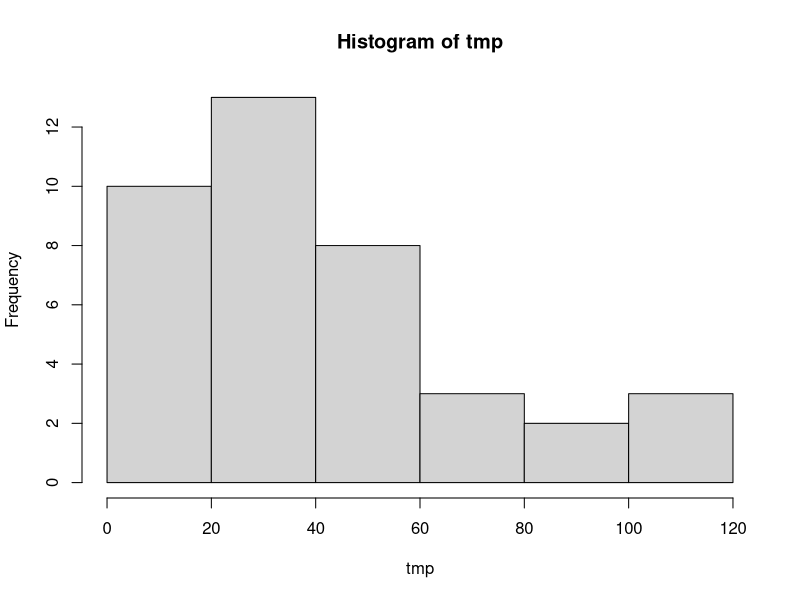

Source code (R): (Note: this script raises an error after producing the figure.)
## ---- chunk 1
#library(doBy)
#library(lme4)
# library(coefplot2)# this no longer exists for R version 3.1.1
#library(coefplot)# hopefully this has the same functionality...
#require(data.table)
## ---- chunk 2
data<-read.table('e4_trimmedData.txt',header=T)
## ---- chunk 3
data$total<-data$Mvabund + data$pavi + data$sobi
data$bk<-as.factor(data$bk)
data$compabund<-data$pavi + data$sobi
## ---- chunk 4
Empty<-data[data$type=='Empty',]
Mivi<-data[data$type=='Mivi',]
Pavi<-data[data$type=='Pavi',]
Sobi<-data[data$type=='Sobi',]
CompEmpty<-data[data$type=='CompEmpty',]
CompPavi<-data[data$type=='CompPavi',]
CompSobi<-data[data$type=='CompSobi',]
## ---- chunk 5
datam<-rbind(Empty, Pavi, Sobi, Mivi)
#make a column for monoculture/unplanted categories
datam$plant<-rep(NA,length(datam$type)) #key: 1= Unplanted, 2=M.v., 3= P.v., 4=S.b.
datam[which(datam$type=='Empty'),19]<-1 
datam[which(datam$type=='Mivi'),19]<-2
datam[which(datam$type=='Pavi'),19]<-3
datam[which(datam$type=='Sobi'),19]<-4
#xs
plant<-datam$plant
plantlabels<-c('Unplanted','M.v.','P.v.','S.b.')
bk<-datam$bk
#ys
soilmoi<-datam$soilmoi
nodi<-datam$nodi
nitrifd<-datam$nitrifd
#other
total<-datam$total
tmp<-total; hist(tmp); shapiro.test(tmp) #not normal, but better than log-transformed
compabund<-data$compabund

datamf<-data.frame(total, soilmoi, nodi, nitrifd, plant, bk)
head(datamf)
#write.table(datamf, file='datamf.txt', sep='\t', row.names=F)
## ---- chunk 6

#initiate lists
sums<-list()
models<-list()
modelfits<-list()
termeffs<-numeric(0)
lm.pvals<-list()
tukys<-list()

###looped through each panel (soil measurement)
i<-1
resps<-datamf[,c(1:4)]
shortnames<-c('total','soilmoi','nodi','nitrifd')
resp<-resps[,i] #pull out the correct soil measurement column
data<-data.frame(resp,plant,bk) #put it into a simplified df with just bk and the type of monoculture it is (plant)
  
#Part 1 - summarize
dat<-data.table(data) # require(data.table) is needed for this to work

sum<-dat[,list(mean = mean(resp), 
                 se = sd(resp)/sqrt(length(resp)), 
                 n = length(resp)),
         by = plant]
sum1<-orderBy(~plant,sum)
sum1$plant<-plantlabels	
sums[[i]]<-sum1

#Part 2 - lme model
trt<-as.factor(plant)
data1<-data.frame(resp, trt,bk)
model <- lmer(resp ~ trt+(1|bk), data=data1)

#collect model info
##random effects
### Var
REvar<-as.data.frame(VarCorr(model))[,'vcov']
### SD
REsd<-as.data.frame(VarCorr(model))[,'sdcor']
### names of the random effect levels
RElevels<-as.data.frame(VarCorr(model))[,1]

##fixed effects
### Est
FEest<-fixef(model)
### SE
FEsderr <- sqrt(diag(vcov(model))) #std err
### t value
t <- FEest/FEsderr 
### names of the fixed effect levels
FElevels<-names(FEest)

#run the reduced model
modela<- lmer(resp ~ 1+(1|bk), data=data1)

#compare the full and reduced model with ANOVA
termeff<-anova(modela,model)
### delAIC
aic.model<-termeff[2,2] 
aic.modela<-termeff[1,2]
delAIC<-aic.model - aic.modela
### chisq
Chisq<-termeff[2,6]
### pval
anova.pval<-termeff[2,8]
### chisq df
ChisqDF<-termeff[2,7]
### model dfs
df.model<-termeff[1,1]
df.modela<-termeff[2,1]

#Part 2b - lm model and post-hoc tests
#fit lm
lm <- lm(resp ~ trt, data=data1)
lmfit<-aov(lm)

#save the anova pval and tuky pvals
lm.pval<-anova(lmfit)$'Pr(>F)'[1]
tuky<-TukeyHSD(lmfit)$trt
  
## ---- chunk 7
#Summary datatable
names(sums)<-shortnames
sumsdf<-data.frame(sums)
#write.table(sumsdf, file='summary_monos.txt', sep='\t', row.names=F)

#LME model summary

#LM model summary and posthoc test results



## ---- chunk 8
dataa<-rbind(CompEmpty, CompPavi, CompSobi)
dataa$logtotal<-log(dataa$total)

#make a column for trt (mvtrt x comptrt) - this is needed so that I can summarize within cross categories?
dataa$trt<-rep(NA,length(dataa$comptrt))
for (k in 1:dim(dataa)[1]){ #loop through each row in dataa
  mvname<-dataa[k,4] #make a character string out of mvtrt and comptrt
  compname<-dataa[k,3]
  trtname<-paste(mvname,compname, sep='_')
  dataa[k,20]<-trtname #put that character string into the trt col
}

#xs
logtotal<-dataa$logtotal
mvtrt<-dataa$Mvtrt 
comptrt<-dataa$comptrt
trt<-dataa$trt
bk<-dataa$bk

#make a mvtrt x comptrt column

#ys
soilmoi<-dataa$soilmoi 
nodi<-dataa$nodi
nhno<-dataa$nh.no
nitrifd<-dataa$nitrifd
minzd<-dataa$minzd

#other vars
abund<-dataa$Mvabund
relabund<-dataa$MVrelabund
compabund<-dataa$compabund
nhdi<-dataa$nhdi
totdi<-dataa$totdi
ammonifd<-dataa$ammonifd
total<-dataa$total

#why are there so many datasets?
dataaf<-data.frame(soilmoi, nodi, nitrifd, mvtrt,comptrt,trt,logtotal,bk,abund,relabund, compabund, total)
databf<-data.frame(nhdi, nodi, totdi,mvtrt,comptrt,trt,logtotal,bk,abund,relabund, compabund)
datacf<-data.frame(ammonifd, nitrifd, minzd,mvtrt,comptrt,trt,logtotal,bk,abund,relabund, compabund)
## ---- chunk 9
resps<-dataaf[,c(12,1:3)] #loop through these
respnames<-c('Total dry aboveground biomass (g)','Soil moisture (%)','Nitrate (ugN/G)','Net Nitrification (ugN/G*d)')
shortnames<-c('total','soilmoi','nodi','nitrifd')

#put this in a loop that goes through each soil response column, resps
i<-1  
resp<-resps[,i]
  data<-data.frame(resp,mvtrt,comptrt,trt,logtotal,bk)
  
#Part 1 - Summarize data
  dat<-data.table(data) # require(data.table) is needed for this to work
  sum.mvtrt<-dat[,list(mean=mean(resp), se=sd(resp)/sqrt(length(resp)), n=length(resp)),by=mvtrt]
  sum.comptrt<-dat[,list(mean=mean(resp), se=sd(resp)/sqrt(length(resp)), n=length(resp)),by=comptrt]
  sum.trt<-dat[,list(mean=mean(resp), se=sd(resp)/sqrt(length(resp)), n=length(resp)),by=trt]
  
sum.mvtrt1<-orderBy(~mvtrt,sum.mvtrt)
sum.comptrt1<-orderBy(~comptrt,sum.comptrt)
sum.trt1<-orderBy(~trt,sum.trt)
  
  #Part2 - lm model and tukey posthoc tests
#fit full model
lm <- lm(resp ~ mvtrt + comptrt + mvtrt:comptrt, data=data)
lmfit <- aov(lm)

#fit mvtrt only
lm.mvtrt <- lm(resp ~ mvtrt, data=data)
lmfit.mvtrt<-aov(lm.mvtrt)
tuky.mvtrt<-TukeyHSD(lmfit.mvtrt)$`mvtrt`

#fit comptrt only
lm.comptrt <- lm(resp ~ comptrt, data=data)
lmfit.comptrt<-aov(lm.comptrt)
tuky.comptrt<-TukeyHSD(lmfit.comptrt)$comptrt
  
#fit saturated model
lm.trt <- lm(resp ~ trt, data=data)
lmfit.trt<-aov(lm.trt)
tuky.trt<-TukeyHSD(lmfit.trt)$trt
  
respname<-rep(respnames[i],(dim(tuky.mvtrt)[1]+dim(tuky.comptrt)[1]+dim(tuky.trt)[1]))
contrast<-c(rownames(tuky.mvtrt),rownames(tuky.comptrt),rownames(tuky.trt))
tuky<-rbind(tuky.mvtrt,tuky.comptrt,tuky.trt)
lmfit<-cbind(respname,contrast,tuky)

#write.table(sumsdf, file='summary_mixedcomm.txt', sep='\t', row.names=F)
#write.table(tukystab, file='tukys_mixedcomm.txt', sep='\t', row.names=F)
## ---- chunk 10
data<-dataaf
logtotal<-dataaf$logtotal
comptrt<-dataaf$comptrt
mvtrt<-dataaf$mvtrt
dat<-data.table(data)

## ---- chunk 11

resps<-dataaf[,c(1:3)]
respnames<-c('Soil moisture (%)','Nitrate (ugN/G)','Nitrification\n(ugN/G*d)')
shortnames<-c('soilmoi','nodi','nitrifd')
yname1<-'Soil moisture (%)'
yname2<-expression(paste("Nitrate (",mu,"gN/G)"))
yname3<-expression(paste("Nitrification (",mu,"gN/G"%*%"d)"))  
resplabels<-c(yname1,yname2,yname3)

#loop through the soil responses, resps
i<-1
resp<-resps[,i]
  data<-data.frame(resp,mvtrt,comptrt,logtotal,bk)
  data1N<-subset(data, comptrt=='N')
  data1P<-subset(data, comptrt=='P')
  data1S<-subset(data, comptrt=='S')
  
#Model1
#fit mixed effects model, and reduced models
model1<-lmer(resp ~ mvtrt + comptrt + mvtrt:comptrt+(1|bk), data=data)
model1a<-lmer(resp ~ mvtrt + comptrt +(1|bk), data=data)
model1b<-lmer(resp ~ mvtrt +(1|bk), data=data)
model1c<-lmer(resp ~ 1 +(1|bk), data=data)

#test significance of each term with anova
term3<-anova(model1a,model1)
term2<-anova(model1b,model1a)
term1<-anova(model1c,model1b)
terms<-list(term1,term2,term3)

#loop thorugh each term and save the important info... this should be a function
    termeff<-terms[[k]]
    delAIC<-termeff[2,2]-termeff[1,2]
    Chisq<-termeff[2,5]
    ChisqDF<-termeff[2,6]
    pval<-termeff[2,7]
    respname<-paste(respnames[i])
    termname<-paste('term',k)
    termeffrow<-c(respname,termname,delAIC,Chisq,ChisqDF,pval)
    termeffs1<-rbind(termeffs1,termeffrow)
  
#Model2
#fit mixed effects model, and reduced models
  model2<-lmer(resp ~ mvtrt + logtotal + mvtrt:logtotal + I(logtotal^2) +(1|bk), data=data)
  models2[[i]]<-model2
  model2a<-lmer(resp ~ mvtrt + logtotal + mvtrt:logtotal +(1|bk), data=data)
  model2b<-lmer(resp ~ mvtrt + logtotal +(1|bk), data=data)
  model2c<-lmer(resp ~ mvtrt +(1|bk), data=data)
  model2d<-lmer(resp ~ 1 +(1|bk), data=data)

#test significance of each term with anova
term4<-anova(model2a,model2)
  term3<-anova(model2b,model2a)
  term2<-anova(model2c,model2b)
  term1<-anova(model2d,model2c)
  terms<-list(term1,term2,term3,term4)

#loop thorugh each term and save the important info... this should be a function
    termeff<-terms[[k]]
    delAIC<-termeff[2,2]-termeff[1,2]
    Chisq<-termeff[2,5]
    ChisqDF<-termeff[2,6]
    pval<-termeff[2,7]
    respname<-paste(respnames[i])
    termname<-paste('term',k)
    termeffrow<-c(respname, termname,delAIC,Chisq,ChisqDF,pval)
    termeffs2<-rbind(termeffs2,termeffrow)

colnames(termeffs1)<-c('resp','term','delAIC','Chisq','ChisqDF','pval')
colnames(termeffs1)<-c('resp','term','delAIC','Chisq','ChisqDF','pval')
#write.table(termeffs1, file='termeffs1_mixedcomm.txt', sep='\t', row.names=F, col.names=T)
#write.table(termeffs2, file='termeffs2_mixedcomm.txt', sep='\t', row.names=F, col.names=T)

#loop through each model, models ... translate as above in monoculture pots.. this should be a function
  logLik<-summary(models[[i]])@logLik
  logLikrow<-c(respnames[i],NA,NA,logLik)
  REmat<-summary(models[[i]])@REmat
  coefs<-summary(models[[i]])@coefs
  coefmat<-cbind(rownames(coefs),coefs)
  modelfit<-rbind(logLikrow,REmat,coefmat)
  modelfits[[i]]<-modelfit
write.table(modelfits1, file='modelfits1_mixedcomm.txt', sep='\t', row.names=F, col.names=T)

